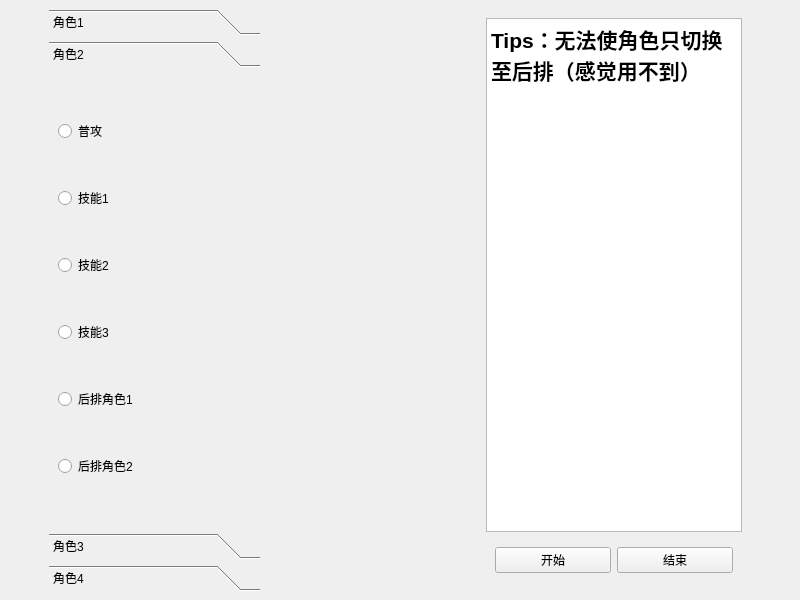
<?xml version="1.0" encoding="UTF-8"?>
<ui version="4.0">
 <class>MainWindow</class>
 <widget class="QMainWindow" name="MainWindow">
  <property name="geometry">
   <rect>
    <x>0</x>
    <y>0</y>
    <width>800</width>
    <height>600</height>
   </rect>
  </property>
  <property name="windowTitle">
   <string>HangUp</string>
  </property>
  <widget class="QWidget" name="centralwidget">
   <layout class="QHBoxLayout" name="horizontalLayout_2">
    <item>
     <spacer name="horizontalSpacer">
      <property name="orientation">
       <enum>Qt::Horizontal</enum>
      </property>
      <property name="sizeType">
       <enum>QSizePolicy::Fixed</enum>
      </property>
      <property name="sizeHint" stdset="0">
       <size>
        <width>40</width>
        <height>20</height>
       </size>
      </property>
     </spacer>
    </item>
    <item>
     <widget class="QToolBox" name="toolBox">
      <property name="currentIndex">
       <number>1</number>
      </property>
      <widget class="QWidget" name="page">
       <property name="geometry">
        <rect>
         <x>0</x>
         <y>0</y>
         <width>196</width>
         <height>458</height>
        </rect>
       </property>
       <attribute name="label">
        <string>角色1</string>
       </attribute>
       <layout class="QVBoxLayout" name="verticalLayout">
        <item>
         <widget class="QRadioButton" name="radioButton_1">
          <property name="text">
           <string>普攻</string>
          </property>
         </widget>
        </item>
        <item>
         <widget class="QRadioButton" name="radioButton_2">
          <property name="text">
           <string>技能1</string>
          </property>
         </widget>
        </item>
        <item>
         <widget class="QRadioButton" name="radioButton_3">
          <property name="text">
           <string>技能2</string>
          </property>
         </widget>
        </item>
        <item>
         <widget class="QRadioButton" name="radioButton_4">
          <property name="text">
           <string>技能3</string>
          </property>
         </widget>
        </item>
        <item>
         <widget class="QRadioButton" name="radioButton_5">
          <property name="text">
           <string>后排角色1</string>
          </property>
         </widget>
        </item>
        <item>
         <widget class="QRadioButton" name="radioButton_6">
          <property name="text">
           <string>后排角色2</string>
          </property>
         </widget>
        </item>
       </layout>
      </widget>
      <widget class="QWidget" name="page_2">
       <property name="geometry">
        <rect>
         <x>0</x>
         <y>0</y>
         <width>196</width>
         <height>458</height>
        </rect>
       </property>
       <attribute name="label">
        <string>角色2</string>
       </attribute>
       <layout class="QVBoxLayout" name="verticalLayout_3">
        <item>
         <widget class="QRadioButton" name="radioButton_7">
          <property name="text">
           <string>普攻</string>
          </property>
         </widget>
        </item>
        <item>
         <widget class="QRadioButton" name="radioButton_8">
          <property name="text">
           <string>技能1</string>
          </property>
         </widget>
        </item>
        <item>
         <widget class="QRadioButton" name="radioButton_9">
          <property name="text">
           <string>技能2</string>
          </property>
         </widget>
        </item>
        <item>
         <widget class="QRadioButton" name="radioButton_10">
          <property name="text">
           <string>技能3</string>
          </property>
         </widget>
        </item>
        <item>
         <widget class="QRadioButton" name="radioButton_11">
          <property name="text">
           <string>后排角色1</string>
          </property>
         </widget>
        </item>
        <item>
         <widget class="QRadioButton" name="radioButton_12">
          <property name="text">
           <string>后排角色2</string>
          </property>
         </widget>
        </item>
       </layout>
      </widget>
      <widget class="QWidget" name="page_3">
       <property name="geometry">
        <rect>
         <x>0</x>
         <y>0</y>
         <width>196</width>
         <height>458</height>
        </rect>
       </property>
       <attribute name="label">
        <string>角色3</string>
       </attribute>
       <layout class="QVBoxLayout" name="verticalLayout_4">
        <item>
         <widget class="QRadioButton" name="radioButton_13">
          <property name="text">
           <string>普攻</string>
          </property>
         </widget>
        </item>
        <item>
         <widget class="QRadioButton" name="radioButton_14">
          <property name="text">
           <string>技能1</string>
          </property>
         </widget>
        </item>
        <item>
         <widget class="QRadioButton" name="radioButton_15">
          <property name="text">
           <string>技能2</string>
          </property>
         </widget>
        </item>
        <item>
         <widget class="QRadioButton" name="radioButton_16">
          <property name="text">
           <string>技能3</string>
          </property>
         </widget>
        </item>
        <item>
         <widget class="QRadioButton" name="radioButton_17">
          <property name="text">
           <string>后排角色1</string>
          </property>
         </widget>
        </item>
        <item>
         <widget class="QRadioButton" name="radioButton_18">
          <property name="text">
           <string>后排角色2</string>
          </property>
         </widget>
        </item>
       </layout>
      </widget>
      <widget class="QWidget" name="page_4">
       <property name="geometry">
        <rect>
         <x>0</x>
         <y>0</y>
         <width>196</width>
         <height>458</height>
        </rect>
       </property>
       <attribute name="label">
        <string>角色4</string>
       </attribute>
       <layout class="QVBoxLayout" name="verticalLayout_5">
        <item>
         <widget class="QRadioButton" name="radioButton_19">
          <property name="text">
           <string>普攻</string>
          </property>
         </widget>
        </item>
        <item>
         <widget class="QRadioButton" name="radioButton_20">
          <property name="text">
           <string>技能1</string>
          </property>
         </widget>
        </item>
        <item>
         <widget class="QRadioButton" name="radioButton_21">
          <property name="text">
           <string>技能2</string>
          </property>
         </widget>
        </item>
        <item>
         <widget class="QRadioButton" name="radioButton_22">
          <property name="text">
           <string>技能3</string>
          </property>
         </widget>
        </item>
        <item>
         <widget class="QRadioButton" name="radioButton_23">
          <property name="text">
           <string>后排角色1</string>
          </property>
         </widget>
        </item>
        <item>
         <widget class="QRadioButton" name="radioButton_24">
          <property name="text">
           <string>后排角色2</string>
          </property>
         </widget>
        </item>
       </layout>
      </widget>
     </widget>
    </item>
    <item>
     <spacer name="horizontalSpacer_4">
      <property name="orientation">
       <enum>Qt::Horizontal</enum>
      </property>
      <property name="sizeHint" stdset="0">
       <size>
        <width>40</width>
        <height>20</height>
       </size>
      </property>
     </spacer>
    </item>
    <item>
     <widget class="QWidget" name="widget_2" native="true">
      <layout class="QVBoxLayout" name="verticalLayout_2">
       <item>
        <widget class="QTextEdit" name="textEdit">
         <property name="html">
          <string>&lt;!DOCTYPE HTML PUBLIC &quot;-//W3C//DTD HTML 4.0//EN&quot; &quot;http://www.w3.org/TR/REC-html40/strict.dtd&quot;&gt;
&lt;html&gt;&lt;head&gt;&lt;meta name=&quot;qrichtext&quot; content=&quot;1&quot; /&gt;&lt;style type=&quot;text/css&quot;&gt;
p, li { white-space: pre-wrap; }
&lt;/style&gt;&lt;/head&gt;&lt;body style=&quot; font-family:'SimSun'; font-size:9pt; font-weight:400; font-style:normal;&quot;&gt;
&lt;p style=&quot; margin-top:0px; margin-bottom:0px; margin-left:0px; margin-right:0px; -qt-block-indent:0; text-indent:0px;&quot;&gt;&lt;span style=&quot; font-size:16pt; font-weight:600;&quot;&gt;Tips：无法使角色只切换至后排（感觉用不到）&lt;/span&gt;&lt;/p&gt;&lt;/body&gt;&lt;/html&gt;</string>
         </property>
        </widget>
       </item>
       <item>
        <widget class="QWidget" name="widget" native="true">
         <layout class="QHBoxLayout" name="horizontalLayout">
          <item>
           <widget class="QPushButton" name="pushButton">
            <property name="text">
             <string>开始</string>
            </property>
           </widget>
          </item>
          <item>
           <widget class="QPushButton" name="pushButton_2">
            <property name="text">
             <string>结束</string>
            </property>
           </widget>
          </item>
         </layout>
        </widget>
       </item>
      </layout>
     </widget>
    </item>
    <item>
     <spacer name="horizontalSpacer_3">
      <property name="orientation">
       <enum>Qt::Horizontal</enum>
      </property>
      <property name="sizeType">
       <enum>QSizePolicy::Fixed</enum>
      </property>
      <property name="sizeHint" stdset="0">
       <size>
        <width>40</width>
        <height>20</height>
       </size>
      </property>
     </spacer>
    </item>
   </layout>
  </widget>
 </widget>
 <resources/>
 <connections/>
</ui>
